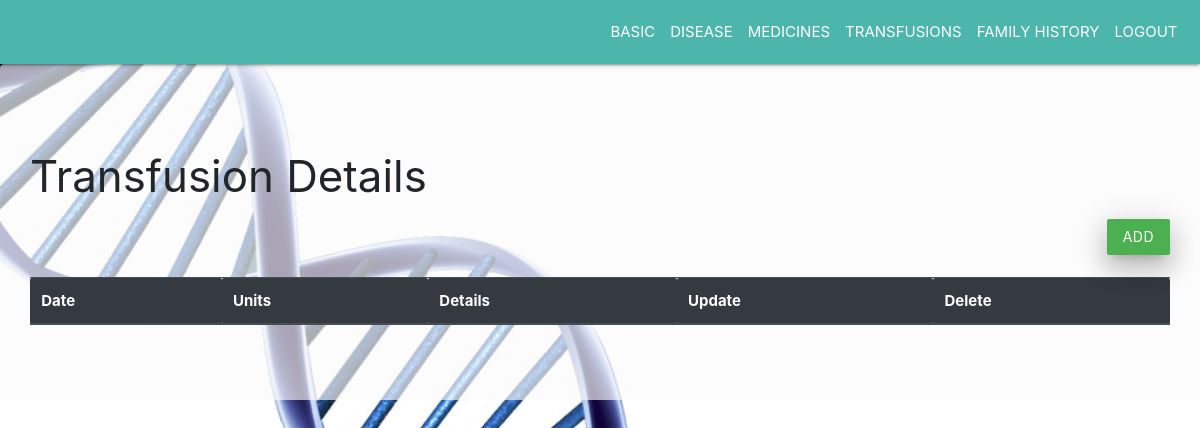
The page /patient/transfusions/123 on the database as committed earlier.
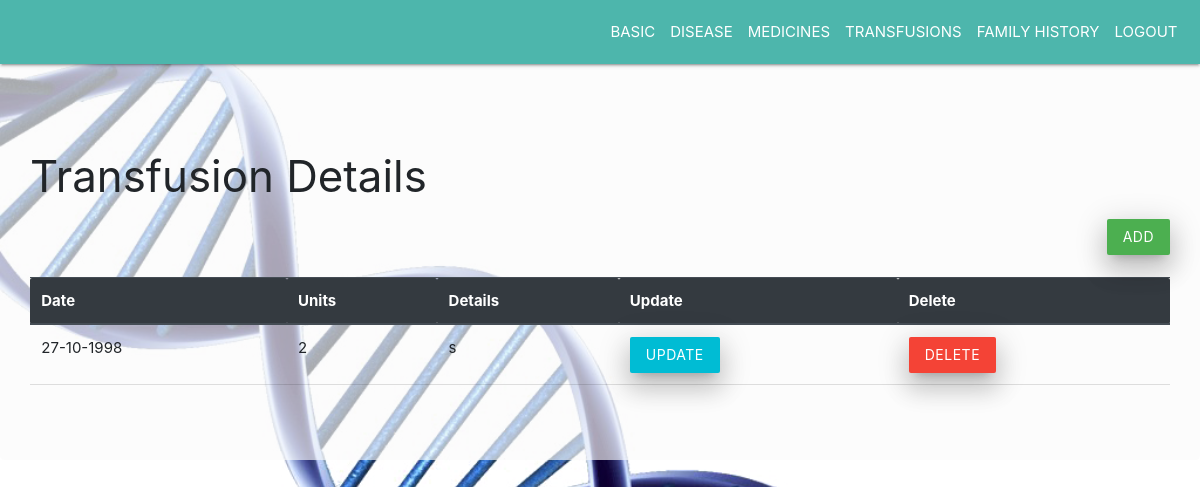
The same page on the database as committed later.
### tables this page shows
CREATE TABLE transfusions
            (t_id integer primary key autoincrement,p_id number,date text,units number,details text,constraint fk7 foreign key(p_id) references patient(p_id) on delete cascade);

### app1.py (the view)
@app.route('/patient/transfusions/<pid>')
def patienttransfusions(pid):
    con=sql.connect('database.db')
    cur=con.cursor()
    p_id=pid
    res=cur.execute("select * from transfusions where p_id=(?)",(p_id,)).fetchall()
    return render_template('patienttransfusions.html',res=res,p_id=p_id)

### templates/patienttransfusions.html (shortened to what this page needs)
<!DOCTYPE html>
    <head>
        <link rel="stylesheet" href="https://stackpath.bootstrapcdn.com/bootstrap/4.3.1/css/bootstrap.min.css">
        <link rel="stylesheet" href="https://cdnjs.cloudflare.com/ajax/libs/materialize/1.0.0/css/materialize.min.css">
    </head>
    <body>
        <nav class="navbar navbar-expand-sm teal lighten-2 justify-content-end">
                <ul class="navbar-nav">
                    <li class="nav-item">
                    <a class="nav-link" href="{{ url_for('patientbasic',pid=p_id) }}">BASIC</a>
                    </li>
                    <li class="nav-item">
                    <a class="nav-link" href="{{ url_for('patientdiseases',pid=p_id) }}">DISEASE</a>
                    </li>
                    <li class="nav-item">
                    <a class="nav-link" href="{{ url_for('patientsurgeries',pid=p_id) }}">MEDICINES</a>
                    </li>
                    <li class="nav-item">
                    <a class="nav-link" href="{{ url_for('patienttransfusions',pid=p_id) }}">TRANSFUSIONS</a>
                    </li>
                    <li class="nav-item">
                    <a class="nav-link" href="{{ url_for('patientfamilyhistory',pid=p_id) }}">FAMILY HISTORY</a>
                    </li>
                    <li class="nav-item">
                    <a class="nav-link" href="/">LOGOUT</a>
                    </li>
            </ul>
        </nav>
        <div class="jumbotron" style="background:rgba(250, 250, 250, 0.658) ;">
            <h3>Transfusion Details</h3>
            <div class="d-flex justify-content-end"><a href="{{ url_for('addtransfusions',pid=p_id)}}" class="waves-effect waves-light green btn z-depth-4">ADD</a></div><br/>
            <table class="table">
                    <thead class="thead-dark">
                      <tr>
                        <th>Date</th>
                        <th>Units</th>
                        <th>Details</th>
                        <th>Update</th>
                        <th>Delete</th>
                      </tr>
                    </thead>
                    <tbody>
                        {% for row in res %}
                      <tr>
                        <td>{{ row[2] }}</td>
                        <td>{{ row[3] }}</td>
                        <td>{{ row[4] }}</td>
                        <td><a href="{{ url_for('updatetransfusions',pid=p_id,tid=row[0]) }}" class="waves-effect  cyan swaves-light btn z-depth-4">Update</a></td>
                        <td><a href="{{ url_for('deletetransfusions',pid=p_id,tid=row[0]) }}" class="waves-effect waves-light red btn z-depth-4">Delete</a></td>
                      </tr>
                      {% endfor %}
                    </tbody>
                  </table>
        </div>
    </body>
</html>

Rows that differ between the two databases and show on the page:
added transfusions: date "27-10-1998", units "2", details "s"
